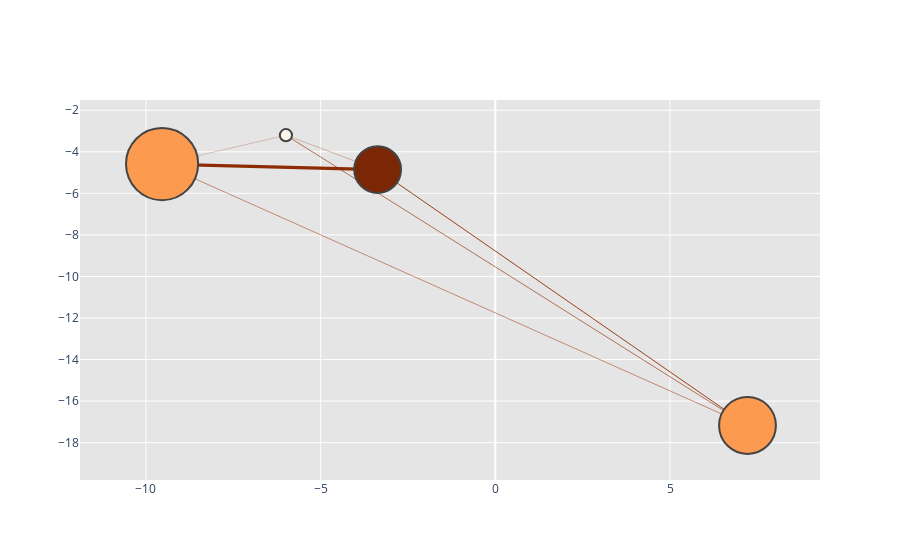

The notebook cell saved with this chart:
### Code cell
random.seed(10)
init_notebook_mode(connected=True)
configure_plotly_browser_state()
plotNetworkPage(sharedAuthorDict)

### Figure 1 — Plotly figure (JSON) as saved in the notebook; plotly's stock layout.template omitted (floating-point values rounded to 4 significant figures)
{"data": [{"y": [-3.201, -4.591], "x": [-5.992, -9.537], "line": {"color": "hsl(17.588628762541806, 94.76588628762542%, 29.709030100334445%)", "width": 0.24}, "type": "scatter", "mode": "lines"}, {"y": [-3.201, -17.17], "x": [-5.992, 7.217], "line": {"color": "hsl(17.561872909698998, 94.68561872909699%, 29.49498327759197%)", "width": 0.64}, "type": "scatter", "mode": "lines"}, {"y": [-3.201, -4.856], "x": [-5.992, -3.369], "line": {"color": "hsl(17.588628762541806, 94.76588628762542%, 29.709030100334445%)", "width": 0.3}, "type": "scatter", "mode": "lines"}, {"y": [-4.591, -17.17], "x": [-9.537, 7.217], "line": {"color": "hsl(17.588628762541806, 94.76588628762542%, 29.709030100334445%)", "width": 0.5}, "type": "scatter", "mode": "lines"}, {"y": [-4.591, -4.856], "x": [-9.537, -3.369], "line": {"color": "hsl(17.42809364548495, 94.28428093645485%, 28.424749163879596%)", "width": 3.2}, "type": "scatter", "mode": "lines"}, {"y": [-17.17, -4.856], "x": [7.217, -3.369], "line": {"color": "hsl(17.561872909698998, 94.68561872909699%, 29.49498327759197%)", "width": 0.9}, "type": "scatter", "mode": "lines"}, {"text": "politics<br>Number of Posts:14427.000000000002<br>Number of Authors:3882", "y": [-4.591], "mode": "markers", "marker": {"color": "hsl(25.88294314381271, 97.0%, 64.97324414715719%)", "line": {"width": 2}, "size": 72.14}, "x": [-9.537], "type": "scatter"}, {"text": "nba<br>Number of Posts:2437.0<br>Number of Authors:1524", "y": [-3.201], "mode": "markers", "marker": {"color": "hsl(30.0, 100.0%, 96.0%)", "line": {"width": 2}, "size": 12.19}, "x": [-5.992], "type": "scatter"}, {"text": "soccer<br>Number of Posts:11362.0<br>Number of Authors:3879", "y": [-17.17], "mode": "markers", "marker": {"color": "hsl(25.88294314381271, 97.0%, 64.97324414715719%)", "line": {"width": 2}, "size": 56.81}, "x": [7.217], "type": "scatter"}, {"text": "todayilearned<br>Number of Posts:9372.0<br>Number of Authors:6816", "y": [-4.856], "mode": "markers", "marker": {"color": "hsl(17.0, 93.0%, 25.0%)", "line": {"width": 2}, "size": 46.86}, "x": [-3.369], "type": "scatter"}], "layout": {"plot_bgcolor": "rgba(0,0,0,0.1)", "showlegend": false}}
